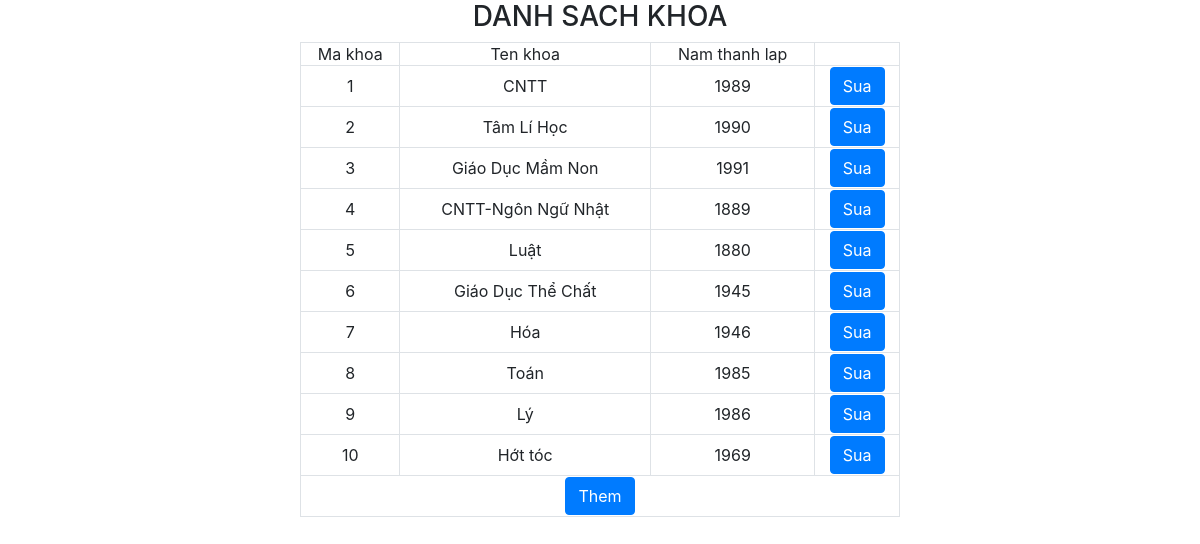
Before: /khoa.php with the older database file.
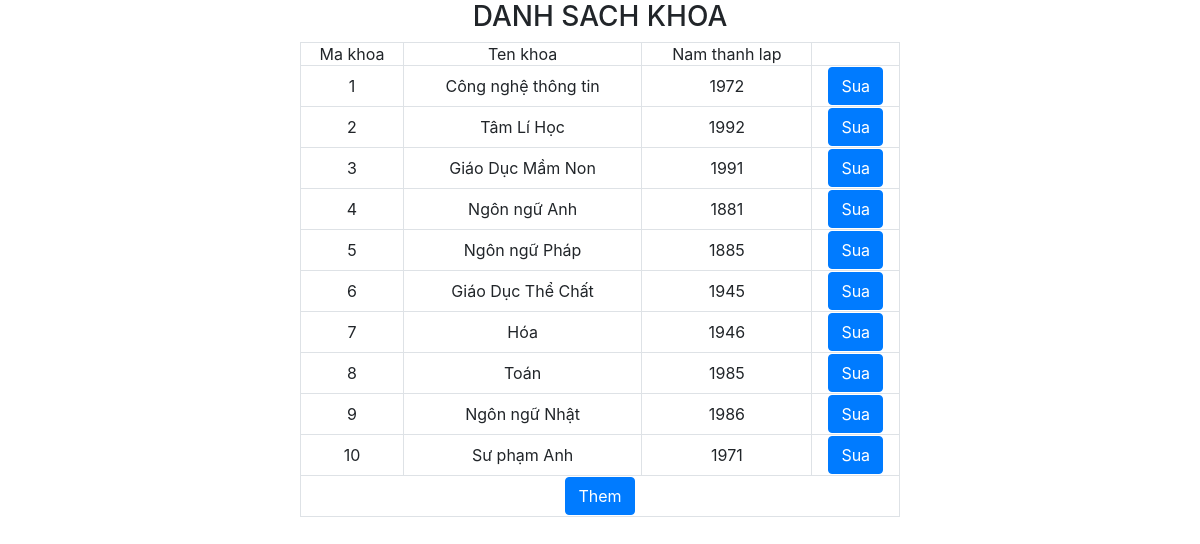
After: the same page with the newer database file.
### tables this page shows
CREATE TABLE `khoa` (
  `MaKhoa` int(11) NOT NULL,
  `TenKhoa` varchar(200) NOT NULL,
  `NamThanhLap` int(11) NOT NULL
);

### DataProvider.php (called while the page is built, shortened)
<?php
class DataProvider
{
	public static function ExecuteQuery($sql)
	{
        $host="localhost";
        $user="root";
        $password="";
		$database="qlsv";
		try{
			$connection = mysqli_connect($host,$user,$password,$database);
			mysqli_query($connection, "set names 'utf8'");
			$result = mysqli_query($connection, $sql);
			return $result;
		}catch(Exception $ex)
		{
            echo "lỗi";
			return null;
		}
	}
}
?>

### khoa.php (the view, shortened to what this page needs)
<html>
<?php
include_once('DataProvider.php');
?>
<head>
<link rel="stylesheet" href="https://maxcdn.bootstrapcdn.com/bootstrap/4.4.1/css/bootstrap.min.css">
<link rel="stylesheet" type="text/css" href="//cdn.jsdelivr.net/npm/slick-carousel@1.8.1/slick/slick.css" />
<link rel="stylesheet" type="text/css" href="//cdn.jsdelivr.net/npm/slick-carousel@1.8.1/slick/slick-theme.css" />
</head>
<body>
<h3 class="text-center">DANH SACH KHOA</h3>
    <table class="table-bordered text-center" style="margin:0 auto;width:50%">
        <tr>
            <td>Ma khoa</td>
            <td>Ten khoa</td>
            <td>Nam thanh lap</td>
            <td></td>
        </tr>
        <?php
        $qr="select * from khoa";
        $result=DataProvider::ExecuteQuery($qr);
        while($row=mysqli_fetch_array($result)){
        ?>
        <tr style="margin:20px !important">
            <td><?php echo $row['MaKhoa'] ?></td>
            <td><?php echo $row['TenKhoa'] ?></td>
            <td><?php echo $row['NamThanhLap'] ?></td>
            <td><a href="suakhoa.php?MaKhoa=<?php echo $row['MaKhoa'] ?>" class="btn btn-primary">Sua</a></td>
        </tr>
        <?php
        }
        ?>
        <tr>
        <td colspan="4"><a href="themkhoa.php" class="btn btn-primary">Them</a></td>
        </tr>
    </table>
</body>
</html>

### khoa.php (style rules this page uses)
table tr { padding: 50px ; }

Changed rows visible on the page:
changed khoa id 1: TenKhoa "CNTT" → "Công nghệ thông tin"; NamThanhLap "1989" → "1972"
changed khoa "Tâm Lí Học": NamThanhLap "1990" → "1992"
changed khoa id 4: TenKhoa "CNTT-Ngôn Ngữ Nhật" → "Ngôn ngữ Anh"; NamThanhLap "1889" → "1881"
changed khoa id 5: TenKhoa "Luật" → "Ngôn ngữ Pháp"; NamThanhLap "1880" → "1885"
changed khoa id 9: TenKhoa "Lý" → "Ngôn ngữ Nhật"
changed khoa id 10: TenKhoa "Hớt tóc" → "Sư phạm Anh"; NamThanhLap "1969" → "1971"
